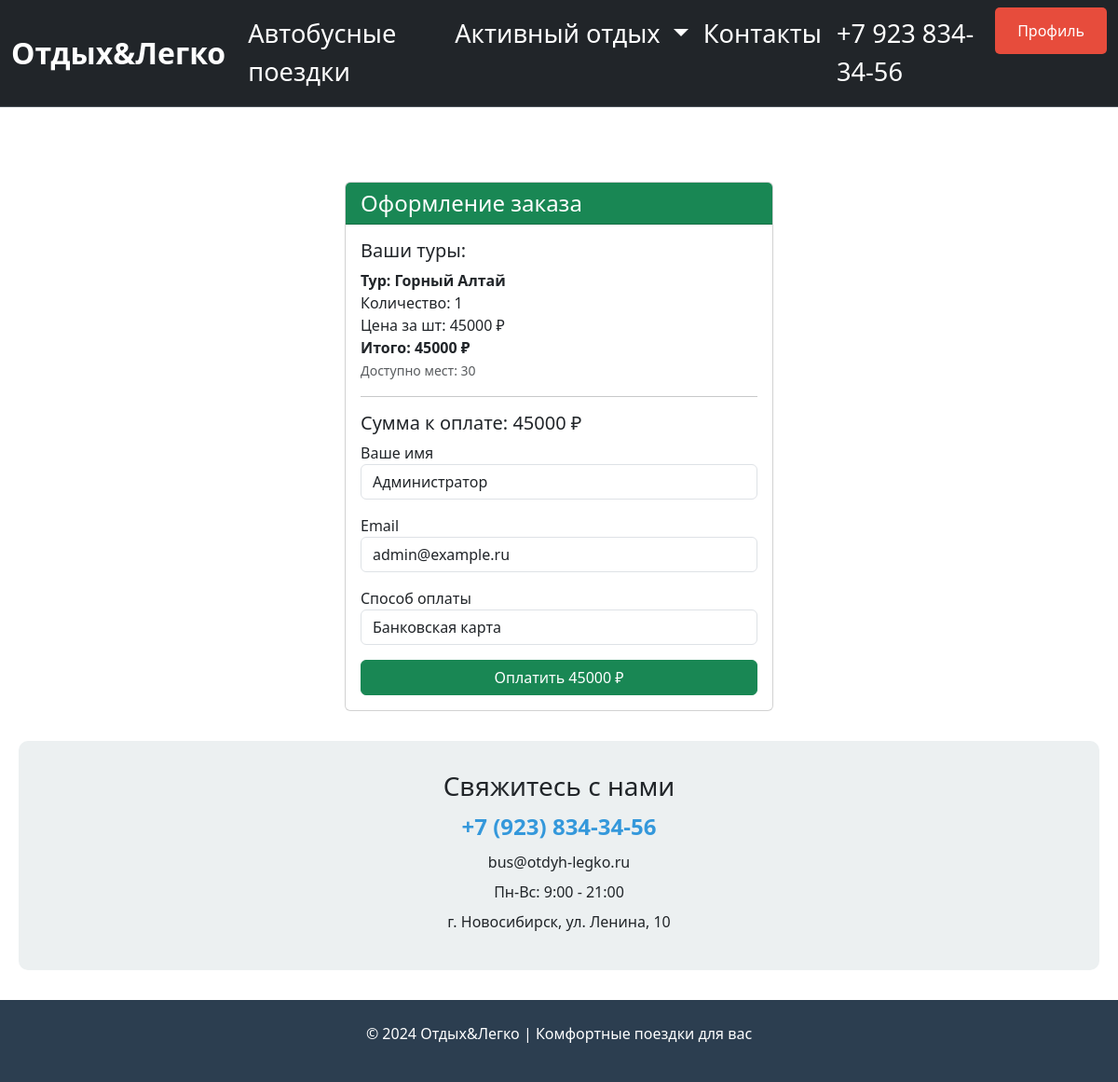
Page /checkout (signed in) on the committed database.
### data/tours.py (models this page shows, shortened)
class Tours(SqlAlchemyBase, SerializerMixin):
    __tablename__ = 'tours'
    id = sqlalchemy.Column(sqlalchemy.Integer,
                           primary_key=True, autoincrement=True)
    category_id = sqlalchemy.Column(sqlalchemy.Integer,
                                    sqlalchemy.ForeignKey("category.id"))
    title = sqlalchemy.Column(sqlalchemy.String,
                              nullable=True)
    content = sqlalchemy.Column(sqlalchemy.TEXT,
                                nullable=True)
    is_published = sqlalchemy.Column(sqlalchemy.Boolean,
                                     default=True)
    free_pl = sqlalchemy.Column(sqlalchemy.Integer)
    duration = sqlalchemy.Column(sqlalchemy.Integer, default=3)
    price = sqlalchemy.Column(sqlalchemy.Integer, default=10000)
    img = sqlalchemy.Column(sqlalchemy.String,
                            nullable=False)
    user_id = sqlalchemy.Column(sqlalchemy.Integer, sqlalchemy.ForeignKey("users.id"))
    category = orm.relationship("Category", back_populates='tours')
    cart_items = orm.relationship('CartItem', back_populates='tour', cascade='all, delete-orphan')
    author = orm.relationship("Users", foreign_keys=[user_id], backref='created_tours')

### data/users.py (models this page shows, shortened)
class Users(SqlAlchemyBase, UserMixin, SerializerMixin):
    __tablename__ = 'users'
    id = sqlalchemy.Column(sqlalchemy.Integer, primary_key=True, autoincrement=True)
    login = sqlalchemy.Column(sqlalchemy.String, nullable=True, unique=True)
    name = sqlalchemy.Column(sqlalchemy.String, nullable=True)
    surname = sqlalchemy.Column(sqlalchemy.String, nullable=True)
    number = sqlalchemy.Column(sqlalchemy.String, nullable=True)
    about = sqlalchemy.Column(sqlalchemy.String, nullable=True)
    email = sqlalchemy.Column(sqlalchemy.String, nullable=True, unique=True)
    hashed_password = sqlalchemy.Column(sqlalchemy.String, nullable=True)
    created_date = sqlalchemy.Column(sqlalchemy.DateTime, default=datetime.datetime.now)
    user_type_id = sqlalchemy.Column(sqlalchemy.Integer, sqlalchemy.ForeignKey("users_types.id"))
    cart_items = orm.relationship('CartItem', back_populates='user', cascade='all, delete-orphan')
    user_type_rel = orm.relationship('UsersTypes', back_populates='users')

### main.py (the view, shortened to what this page needs)
@app.route('/checkout', methods=['GET', 'POST'])
@login_required
def checkout():
    db_sess = db_session.create_session()
    tours_names = []
    total_price = 0
    error = None  # Добавьте переменную error
    cart_items = db_sess.query(CartItem).filter(
        CartItem.user_id == current_user.id
    ).all()
    if not cart_items:
        return redirect('/cart')
    for item in cart_items:
        tour = db_sess.query(Tours).filter(Tours.id == item.tour_id).first()
        if tour:
            total_price += tour.price * item.quantity
            tours_names.append([tour.title, tour.price, item.quantity, tour.free_pl])  # Добавили free_pl
    return render_template('checkout.html',
                           title='Оформление заказа',
                           cart_items=cart_items,
                           total_price=total_price,
                           user=current_user,
                           tours_names=tours_names,
                           error=error)

### data/db_session.py (called while the page is built)
def create_session() -> Session:
    global __factory
    return __factory()

### main.py (called while the page is built)
@login_manager.user_loader
def load_user(user_id):
    db_sess = db_session.create_session()
    return db_sess.query(Users).get(user_id)

### templates/checkout.html (shortened to what this page needs)
{% extends "base.html" %}
{% block content %}
<div class="container" style="margin-top: 80px; max-width: 500px;">
    <div class="card">
        <div class="card-header bg-success text-white">
            <h4 class="mb-0">Оформление заказа</h4>
        </div>
        <div class="card-body">
            <h5>Ваши туры:</h5>
            {% for item in tours_names %}
                <div class="mb-2">
                    <strong>Тур: {{ item[0] }}</strong><br>
                    Количество: {{ item[2] }}<br>
                    Цена за шт: {{ item[1] }} ₽<br>
                    <strong>Итого: {{ item[1] * item[2] }} ₽</strong><br>
                    <small class="text-muted">Доступно мест: {{ item[3] }}</small>
                </div>
            {% endfor %}
            <hr>
            <h5>Сумма к оплате: {{ total_price }} ₽</h5>
            <form method="POST">
                <div class="mb-3">
                    <label>Ваше имя</label>
                    <input type="text" class="form-control" value="{{ user.name }}" readonly>
                </div>
                <div class="mb-3">
                    <label>Email</label>
                    <input type="email" class="form-control" value="{{ user.email }}" readonly>
                </div>
                <div class="mb-3">
                    <label>Способ оплаты</label>
                    <select class="form-control" name="payment" required>
                        <option value="card">Банковская карта</option>
                    </select>
                </div>
                <button type="submit" class="btn btn-success w-100">
                    Оплатить {{ total_price }} ₽
                </button>
            </form>
        </div>
    </div>
</div>
{% endblock %}

### templates/base.html (style rules this page uses)
.container { max-width: 1200px; margin: 0 auto; padding: 0 20px; }

### rows in the picture
Tours: title "Горный Алтай", item "1", price "45000", item[1]*item[2] "45000", free_pl "30"
Users: name "Администратор", email "admin@example.ru"

### other values in the picture
{{ total_price }} "45000"
